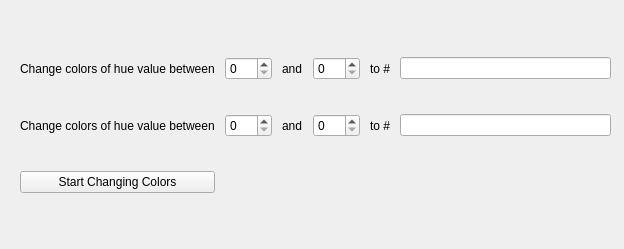
<?xml version="1.0" encoding="UTF-8"?>
<ui version="4.0">
 <class>Form</class>
 <widget class="QWidget" name="Form">
  <property name="geometry">
   <rect>
    <x>0</x>
    <y>0</y>
    <width>624</width>
    <height>249</height>
   </rect>
  </property>
  <property name="sizePolicy">
   <sizepolicy hsizetype="Preferred" vsizetype="Preferred">
    <horstretch>0</horstretch>
    <verstretch>0</verstretch>
   </sizepolicy>
  </property>
  <property name="minimumSize">
   <size>
    <width>595</width>
    <height>231</height>
   </size>
  </property>
  <property name="windowTitle">
   <string>Form</string>
  </property>
  <widget class="QWidget" name="gridLayoutWidget">
   <property name="geometry">
    <rect>
     <x>20</x>
     <y>30</y>
     <width>591</width>
     <height>191</height>
    </rect>
   </property>
   <layout class="QGridLayout" name="gridLayout_2" columnstretch="0,0,0,0,0,0">
    <property name="horizontalSpacing">
     <number>10</number>
    </property>
    <property name="verticalSpacing">
     <number>7</number>
    </property>
    <item row="2" column="1">
     <widget class="QSpinBox" name="Hue3">
      <property name="maximum">
       <number>360</number>
      </property>
     </widget>
    </item>
    <item row="0" column="3">
     <widget class="QSpinBox" name="Hue2">
      <property name="maximum">
       <number>360</number>
      </property>
     </widget>
    </item>
    <item row="0" column="2">
     <widget class="QLabel" name="label_3">
      <property name="text">
       <string>and</string>
      </property>
     </widget>
    </item>
    <item row="2" column="3">
     <widget class="QSpinBox" name="Hue4">
      <property name="maximum">
       <number>360</number>
      </property>
     </widget>
    </item>
    <item row="0" column="0">
     <widget class="QLabel" name="label">
      <property name="text">
       <string>Change colors of hue value between</string>
      </property>
     </widget>
    </item>
    <item row="0" column="1">
     <widget class="QSpinBox" name="Hue1">
      <property name="maximum">
       <number>360</number>
      </property>
     </widget>
    </item>
    <item row="2" column="4">
     <widget class="QLabel" name="label_6">
      <property name="text">
       <string>to #</string>
      </property>
     </widget>
    </item>
    <item row="2" column="2">
     <widget class="QLabel" name="label_4">
      <property name="text">
       <string>and</string>
      </property>
     </widget>
    </item>
    <item row="2" column="0">
     <widget class="QLabel" name="label_2">
      <property name="sizePolicy">
       <sizepolicy hsizetype="Maximum" vsizetype="Preferred">
        <horstretch>0</horstretch>
        <verstretch>0</verstretch>
       </sizepolicy>
      </property>
      <property name="text">
       <string>Change colors of hue value between</string>
      </property>
      <property name="textFormat">
       <enum>Qt::AutoText</enum>
      </property>
      <property name="scaledContents">
       <bool>false</bool>
      </property>
      <property name="wordWrap">
       <bool>false</bool>
      </property>
      <property name="margin">
       <number>0</number>
      </property>
      <property name="indent">
       <number>-1</number>
      </property>
     </widget>
    </item>
    <item row="0" column="4">
     <widget class="QLabel" name="label_5">
      <property name="text">
       <string>to #</string>
      </property>
     </widget>
    </item>
    <item row="0" column="5">
     <widget class="QLineEdit" name="NewColorHex1">
      <property name="text">
       <string/>
      </property>
     </widget>
    </item>
    <item row="2" column="5">
     <widget class="QLineEdit" name="NewColorHex2">
      <property name="sizePolicy">
       <sizepolicy hsizetype="Expanding" vsizetype="Fixed">
        <horstretch>0</horstretch>
        <verstretch>0</verstretch>
       </sizepolicy>
      </property>
      <property name="inputMask">
       <string/>
      </property>
      <property name="text">
       <string/>
      </property>
     </widget>
    </item>
    <item row="3" column="0">
     <widget class="QPushButton" name="StartChanging">
      <property name="sizePolicy">
       <sizepolicy hsizetype="Minimum" vsizetype="Fixed">
        <horstretch>0</horstretch>
        <verstretch>0</verstretch>
       </sizepolicy>
      </property>
      <property name="minimumSize">
       <size>
        <width>0</width>
        <height>0</height>
       </size>
      </property>
      <property name="text">
       <string>Start Changing Colors</string>
      </property>
     </widget>
    </item>
   </layout>
  </widget>
 </widget>
 <resources/>
 <connections/>
</ui>
